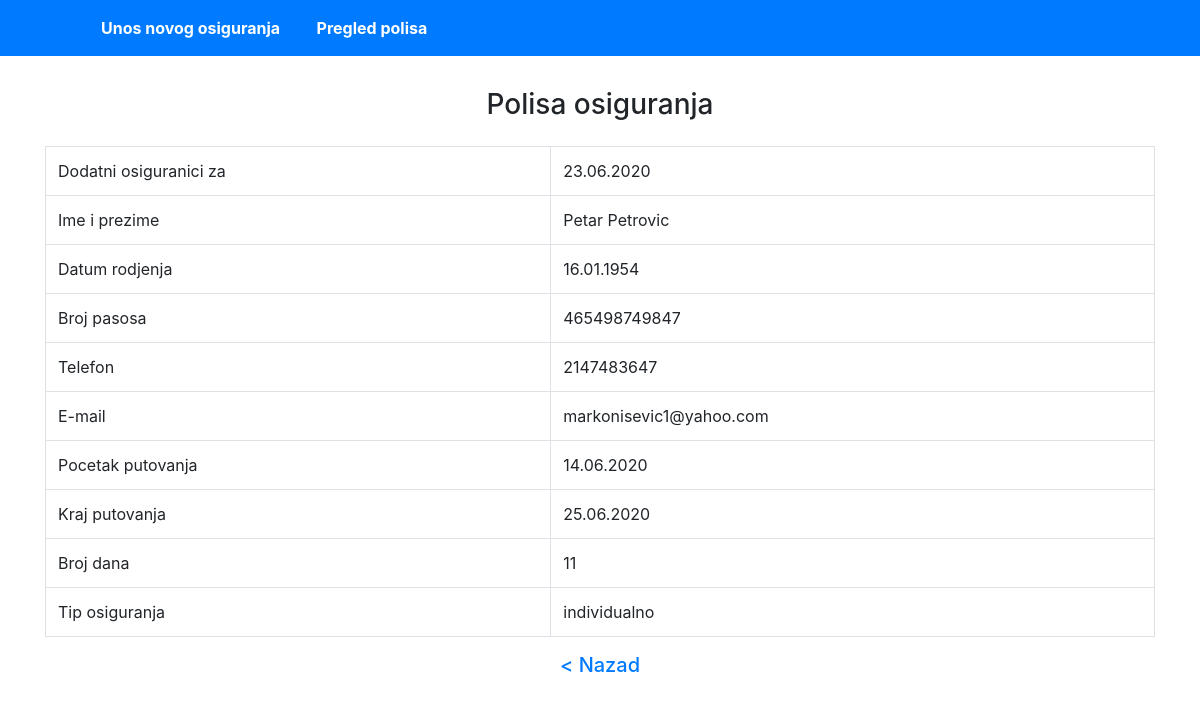
The page /polisa.php?id=96 on the database its author committed.
### tables this page shows
CREATE TABLE `polise_osiguranja` (
  `id` int(11) NOT NULL,
  `datum_unosa` date NOT NULL DEFAULT current_timestamp(),
  `ime_osiguranika` varchar(50) NOT NULL,
  `datum_rodjenja` date NOT NULL,
  `broj_pasosa` varchar(15) NOT NULL,
  `telefon` int(20) DEFAULT NULL,
  `email` varchar(50) NOT NULL,
  `pocetak_putovanja` date NOT NULL DEFAULT current_timestamp(),
  `kraj_putovanja` date NOT NULL DEFAULT current_timestamp(),
  `tip_osiguranja` set('individualno','grupno','') DEFAULT NULL
);

### database/Database.php (called while the page is built, shortened)
<?php
			class Database {
	        public function connect() {
						$config = $GLOBALS['config']['database'];
	           try {
	            $this->pdo =  new \PDO($config['rdms'] . ":host=" . $config['host'] . ";dbname=" . $config['db_name'],  $config['user'], $config['password']);
	           } catch (Exception $e) {
	               $e->getMessage();
	           }
	        }
		}
 ?>

### database/QueryBuilder.php (called while the page is built, shortened)
<?php
 abstract class QueryBuilder extends Database {
	public function find_by_id($id) {
		$stm = $this->pdo->prepare('SELECT * FROM ' . static::$table_name . ' WHERE id = ' . $id . ' LIMIT 1');
		if($stm->execute()) {
			 $result = $stm->fetchAll(\PDO::FETCH_CLASS, get_called_class());
			 if(!empty($result)) {
				 return $result[0];
			 }
		}
	 }
}
?>

### app/helpers/functions.php (called while the page is built, shortened)
<?php
		function format_date($date, $format = "d.m.Y") {
			return date_format(date_create($date), $format);
		}
 ?>

### app/PolisaOsiguranja.php (called while the page is built, shortened)
<?php
class PolisaOsiguranja extends QueryBuilder {
	public function trajanje_putovanja() {
		$interval = date_diff(date_create($this->pocetak_putovanja), date_create($this->kraj_putovanja));
		return $interval->format('%d');
	}
}
?>

### public/polisa.php (the view, shortened to what this page needs)
<?php
 $request = new App\Request;
 $polisa = (new App\PolisaOsiguranja)->find_by_id($request->id);
?>
<!DOCTYPE html>
<html lang="sr-rs" dir="ltr">
	<head>
		<link rel="stylesheet" href="https://stackpath.bootstrapcdn.com/bootstrap/4.5.0/css/bootstrap.min.css">
		<link rel="stylesheet" href="css/master.css">
	</head>
	<body>
			 <nav class="container-fluid bg-primary">
			 		<div class="container">
						<ul class="navigation-list">
							<li><a href="index.php">Unos novog osiguranja</a> </li>
							<li><a href="pregled_polisa.php">Pregled polisa</a> </li>
						</ul>
			 		</div>
			 </nav>
			<div class="container">
				<h3 class="text-center p-3">Polisa osiguranja</h3>
					<table class="table table-bordered">
            <tr>
              <td> Dodatni osiguranici za </td>
              <td> <?php echo date_format(date_create($polisa->datum_unosa),"d.m.Y"); ?></td>
            </tr>
                <tr>
                  <td> Ime i prezime </td>
                  <td> <?php echo $polisa->ime_osiguranika; ?></td>
                </tr>
                  <tr>
                    <td> Datum rodjenja</td>
                    <td> <?php echo format_date($polisa->datum_rodjenja); ?></td>
                  </tr>
                  <tr>
                    <td> Broj pasosa</td>
                    <td> <?php  echo $polisa->broj_pasosa ; ?></td>
                  </tr>
                  <tr>
                    <td> Telefon</td>
                    <td> <?php  echo $polisa->telefon ; ?></td>
                  </tr>
                  <tr>
                    <td> E-mail</td>
                    <td> <?php  echo  $polisa->email ; ?></td>
                  </tr>
                  <tr>
                    <td> Pocetak putovanja</td>
                    <td> <?php echo format_date($polisa->pocetak_putovanja); ?></td>
                  </tr>
                  <tr>
                    <td> Kraj putovanja</td>
                    <td> <?php echo format_date($polisa->kraj_putovanja); ?></td>
                  </tr>
                  <tr>
                    <td> Broj dana</td>
                    <td> <?php  echo $polisa->trajanje_putovanja(); ?></td>
                  </tr>
                  <tr>
                    <td> Tip osiguranja</td>
                    <td>
                       <?php echo  $polisa->tip_osiguranja; ?>
                    </a> </td>
                  </tr>
					</table>
          <h5 class="text-center"><a href="pregled_polisa.php">< Nazad</a></h5>
			</div>
	</body>
 </html>

### public/css/master.css (style rules this page uses)
.navigation-list li { display: inline-block; padding: 1em; }
.navigation-list li a { font-weight: bold; color: white; }

### rows shown on the page
polise_osiguranja: datum_unosa "23.06.2020", ime_osiguranika "Petar Petrovic", datum_rodjenja "16.01.1954", broj_pasosa "465498749847", telefon "2147483647", email "markonisevic1@yahoo.com", pocetak_putovanja "14.06.2020", kraj_putovanja "25.06.2020", $polisa->trajanje_putovanja() "11", tip_osiguranja "individualno"
